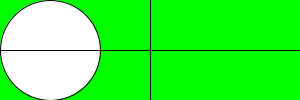
Frame 1 (no input)
Frame 60 (the mouse pressed at the canvas centre just before this capture): identical to frame 1, image omitted
Frame 120 (the mouse held since frame 60 and released just before this capture): identical to frame 1, image omitted

The Processing sketch that drew this single still picture (run headless with seeded random() and noise(); from frame 60 on, the mouse is pressed at the canvas centre):

// Processing sketch: sketch_230418g_condicionales
// ── sketch_230418g_condicionales.pde
void setup() {
  size(300, 100);
}


void draw() {
  background(255);
  if ( mouseY <= 50 ) {
    background(0, 255, 0);
    ellipse(50,50,100,100);
  } else {
    background(255, 0, 0);
    rect(mouseX,mouseY,60,60);
  }


  //   circle(90*3,40*3,10);
  line (0, 50, 300, 50);
  line(150, 0, 150, 100);

  ellipse (150, 50, 1, 1);
}
